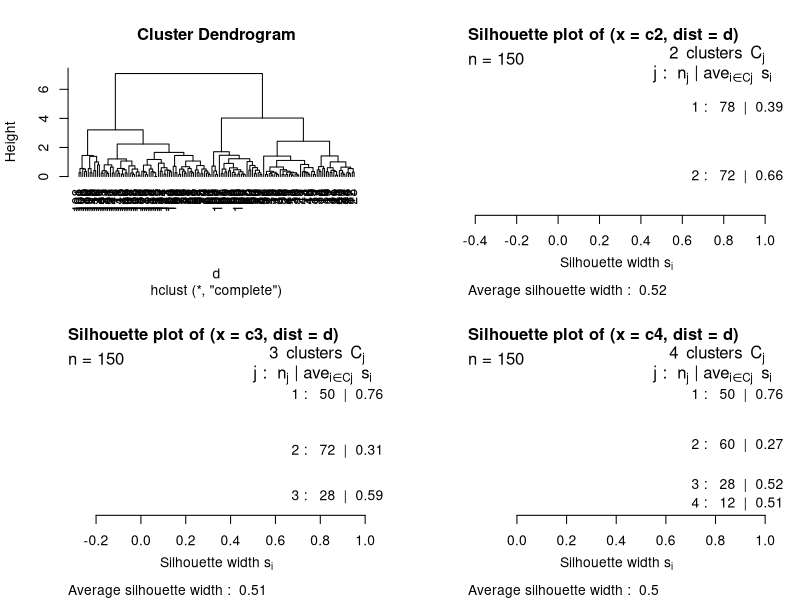

Write the R code that produced this figure.
library("cluster")
d  <- dist(iris[,1:4])
hc <- hclust(d)

pdf("iris_silhouette.pdf")
c2 <- cutree(hc, k=2)
c3 <- cutree(hc, k=3)
c4 <- cutree(hc, k=4)
si2 <- silhouette(c2, d)
si3 <- silhouette(c3, d)
si4 <- silhouette(c4, d)
par(mfrow=c(2,2))
plot(hc, hang = -1)
plot(si2, col="black")
plot(si3, col="black")
plot(si4, col="black")
dev.off()
if (interactive()) browseURL(paste0(getwd(),"/iris_silhouette.pdf"))
